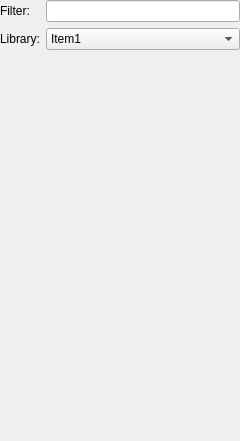
<?xml version="1.0" encoding="UTF-8"?>
<ui version="4.0">
 <class>ObjectManipulator_q</class>
 <widget class="QWidget" name="ObjectManipulator_q">
  <property name="enabled">
   <bool>true</bool>
  </property>
  <property name="geometry">
   <rect>
    <x>0</x>
    <y>0</y>
    <width>240</width>
    <height>441</height>
   </rect>
  </property>
  <property name="sizePolicy">
   <sizepolicy hsizetype="Preferred" vsizetype="Expanding">
    <horstretch>0</horstretch>
    <verstretch>0</verstretch>
   </sizepolicy>
  </property>
  <property name="windowTitle">
   <string>Tree of Objects</string>
  </property>
  <layout class="QGridLayout" name="gridLayout_2">
   <property name="margin" stdset="0">
    <number>0</number>
   </property>
   <item row="0" column="0">
    <layout class="QGridLayout" name="gridLayout">
     <item row="0" column="0">
      <widget class="QLabel" name="label">
       <property name="text">
        <string>Filter:</string>
       </property>
      </widget>
     </item>
     <item row="1" column="0">
      <widget class="QLabel" name="label_2">
       <property name="text">
        <string>Library:</string>
       </property>
      </widget>
     </item>
     <item row="1" column="1">
      <widget class="QComboBox" name="libs">
       <property name="sizePolicy">
        <sizepolicy hsizetype="Expanding" vsizetype="Fixed">
         <horstretch>0</horstretch>
         <verstretch>0</verstretch>
        </sizepolicy>
       </property>
       <property name="toolTip">
        <string>&lt;!DOCTYPE HTML PUBLIC &quot;-//W3C//DTD HTML 4.0//EN&quot; &quot;http://www.w3.org/TR/REC-html40/strict.dtd&quot;&gt;
&lt;html&gt;&lt;head&gt;&lt;meta name=&quot;qrichtext&quot; content=&quot;1&quot; /&gt;&lt;style type=&quot;text/css&quot;&gt;
p, li { white-space: pre-wrap; }
&lt;/style&gt;&lt;/head&gt;&lt;body&gt;
&lt;p style=&quot; margin-top:0px; margin-bottom:0px; margin-left:0px; margin-right:0px; -qt-block-indent:0; text-indent:0px;&quot;&gt;Object libraries&lt;/p&gt;
&lt;p style=&quot;-qt-paragraph-type:empty; margin-top:0px; margin-bottom:0px; margin-left:0px; margin-right:0px; -qt-block-indent:0; text-indent:0px;&quot;&gt;&lt;/p&gt;
&lt;p style=&quot; margin-top:0px; margin-bottom:0px; margin-left:0px; margin-right:0px; -qt-block-indent:0; text-indent:0px;&quot;&gt;Library &lt;span style=&quot; font-weight:600;&quot;&gt;&amp;quot;Standard&amp;quot;&lt;/span&gt; holds predefined&lt;/p&gt;
&lt;p style=&quot; margin-top:0px; margin-bottom:0px; margin-left:0px; margin-right:0px; -qt-block-indent:0; text-indent:0px;&quot;&gt;collection of service and address objects&lt;/p&gt;
&lt;p style=&quot; margin-top:0px; margin-bottom:0px; margin-left:0px; margin-right:0px; -qt-block-indent:0; text-indent:0px;&quot;&gt;that ships with the package. Library &lt;span style=&quot; font-weight:600;&quot;&gt;&amp;quot;User&amp;quot;&lt;/span&gt;&lt;/p&gt;
&lt;p style=&quot; margin-top:0px; margin-bottom:0px; margin-left:0px; margin-right:0px; -qt-block-indent:0; text-indent:0px;&quot;&gt;is where you create your own objects.&lt;/p&gt;&lt;/body&gt;&lt;/html&gt;</string>
       </property>
       <property name="autoFillBackground">
        <bool>false</bool>
       </property>
       <property name="frame">
        <bool>true</bool>
       </property>
       <item>
        <property name="text">
         <string>Item1 </string>
        </property>
       </item>
       <item>
        <property name="text">
         <string>Item 2</string>
        </property>
       </item>
      </widget>
     </item>
     <item row="0" column="1">
      <widget class="FilterLineEdit" name="filter"/>
     </item>
    </layout>
   </item>
   <item row="1" column="0">
    <widget class="QStackedWidget" name="widgetStack">
     <property name="autoFillBackground">
      <bool>false</bool>
     </property>
     <widget class="QWidget" name="page">
      <property name="palette">
       <palette>
        <active>
         <colorrole role="Text">
          <brush brushstyle="SolidPattern">
           <color alpha="255">
            <red>0</red>
            <green>0</green>
            <blue>0</blue>
           </color>
          </brush>
         </colorrole>
        </active>
        <inactive>
         <colorrole role="Text">
          <brush brushstyle="SolidPattern">
           <color alpha="255">
            <red>0</red>
            <green>0</green>
            <blue>0</blue>
           </color>
          </brush>
         </colorrole>
        </inactive>
        <disabled>
         <colorrole role="Text">
          <brush brushstyle="SolidPattern">
           <color alpha="255">
            <red>69</red>
            <green>69</green>
            <blue>69</blue>
           </color>
          </brush>
         </colorrole>
        </disabled>
       </palette>
      </property>
     </widget>
    </widget>
   </item>
  </layout>
 </widget>
 <layoutdefault spacing="6" margin="11"/>
 <customwidgets>
  <customwidget>
   <class>FilterLineEdit</class>
   <extends>QLineEdit</extends>
   <header>FilterLineEdit.h</header>
  </customwidget>
 </customwidgets>
 <resources>
  <include location="MainRes.qrc"/>
 </resources>
 <connections>
  <connection>
   <sender>widgetStack</sender>
   <signal>currentChanged(int)</signal>
   <receiver>ObjectManipulator_q</receiver>
   <slot>currentTreePageChanged(int)</slot>
   <hints>
    <hint type="sourcelabel">
     <x>20</x>
     <y>104</y>
    </hint>
    <hint type="destinationlabel">
     <x>20</x>
     <y>20</y>
    </hint>
   </hints>
  </connection>
  <connection>
   <sender>libs</sender>
   <signal>activated(int)</signal>
   <receiver>ObjectManipulator_q</receiver>
   <slot>libChanged(int)</slot>
   <hints>
    <hint type="sourcelabel">
     <x>119</x>
     <y>38</y>
    </hint>
    <hint type="destinationlabel">
     <x>119</x>
     <y>220</y>
    </hint>
   </hints>
  </connection>
 </connections>
 <slots>
  <slot>libChanged(int)</slot>
 </slots>
</ui>
